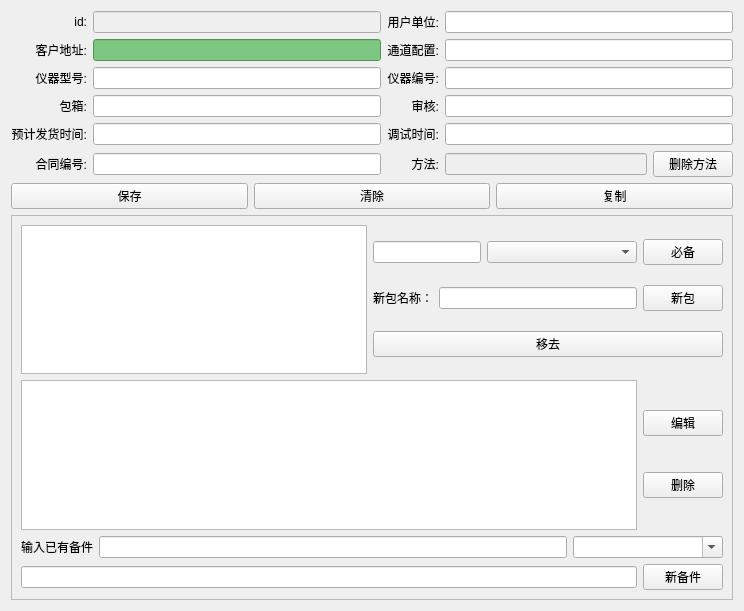
<?xml version="1.0" encoding="UTF-8"?>
<ui version="4.0">
 <class>Form</class>
 <widget class="QWidget" name="Form">
  <property name="geometry">
   <rect>
    <x>0</x>
    <y>0</y>
    <width>744</width>
    <height>611</height>
   </rect>
  </property>
  <property name="windowTitle">
   <string>仪器信息</string>
  </property>
  <layout class="QVBoxLayout" name="verticalLayout_5">
   <item>
    <layout class="QGridLayout" name="gridLayout">
     <item row="0" column="0">
      <widget class="QLabel" name="label">
       <property name="text">
        <string>id:</string>
       </property>
       <property name="alignment">
        <set>Qt::AlignRight|Qt::AlignTrailing|Qt::AlignVCenter</set>
       </property>
      </widget>
     </item>
     <item row="0" column="1">
      <widget class="QLineEdit" name="lineEdit_id">
       <property name="enabled">
        <bool>false</bool>
       </property>
      </widget>
     </item>
     <item row="0" column="2">
      <widget class="QLabel" name="label_10">
       <property name="text">
        <string>用户单位:</string>
       </property>
       <property name="alignment">
        <set>Qt::AlignRight|Qt::AlignTrailing|Qt::AlignVCenter</set>
       </property>
      </widget>
     </item>
     <item row="0" column="3">
      <widget class="QLineEdit" name="lineEdit_yonghu"/>
     </item>
     <item row="1" column="0">
      <widget class="QLabel" name="label_2">
       <property name="text">
        <string>客户地址:</string>
       </property>
       <property name="alignment">
        <set>Qt::AlignRight|Qt::AlignTrailing|Qt::AlignVCenter</set>
       </property>
      </widget>
     </item>
     <item row="1" column="1">
      <widget class="QLineEdit" name="lineEdit_addr">
       <property name="styleSheet">
        <string notr="true">background-color:  rgba(124, 200,128, 255)</string>
       </property>
      </widget>
     </item>
     <item row="1" column="2">
      <widget class="QLabel" name="label_11">
       <property name="text">
        <string>通道配置:</string>
       </property>
       <property name="alignment">
        <set>Qt::AlignRight|Qt::AlignTrailing|Qt::AlignVCenter</set>
       </property>
      </widget>
     </item>
     <item row="1" column="3">
      <widget class="QLineEdit" name="lineEdit_channels"/>
     </item>
     <item row="2" column="0">
      <widget class="QLabel" name="label_3">
       <property name="text">
        <string>仪器型号:</string>
       </property>
       <property name="alignment">
        <set>Qt::AlignRight|Qt::AlignTrailing|Qt::AlignVCenter</set>
       </property>
      </widget>
     </item>
     <item row="2" column="1">
      <widget class="QLineEdit" name="lineEdit_yiqixinghao"/>
     </item>
     <item row="2" column="2">
      <widget class="QLabel" name="label_9">
       <property name="text">
        <string>仪器编号:</string>
       </property>
       <property name="alignment">
        <set>Qt::AlignRight|Qt::AlignTrailing|Qt::AlignVCenter</set>
       </property>
      </widget>
     </item>
     <item row="2" column="3">
      <widget class="QLineEdit" name="lineEdit_yiqibh"/>
     </item>
     <item row="3" column="0">
      <widget class="QLabel" name="label_5">
       <property name="text">
        <string>包箱:</string>
       </property>
       <property name="alignment">
        <set>Qt::AlignRight|Qt::AlignTrailing|Qt::AlignVCenter</set>
       </property>
      </widget>
     </item>
     <item row="3" column="1">
      <widget class="QLineEdit" name="lineEdit_baoxiang"/>
     </item>
     <item row="3" column="2">
      <widget class="QLabel" name="label_8">
       <property name="text">
        <string>审核:</string>
       </property>
       <property name="alignment">
        <set>Qt::AlignRight|Qt::AlignTrailing|Qt::AlignVCenter</set>
       </property>
      </widget>
     </item>
     <item row="3" column="3">
      <widget class="QLineEdit" name="lineEdit_shenhe"/>
     </item>
     <item row="4" column="0">
      <widget class="QLabel" name="label_6">
       <property name="text">
        <string>预计发货时间:</string>
       </property>
       <property name="alignment">
        <set>Qt::AlignRight|Qt::AlignTrailing|Qt::AlignVCenter</set>
       </property>
      </widget>
     </item>
     <item row="4" column="1">
      <widget class="QLineEdit" name="lineEdit_yujifahuo_date"/>
     </item>
     <item row="4" column="2">
      <widget class="QLabel" name="label_7">
       <property name="text">
        <string>调试时间:</string>
       </property>
       <property name="alignment">
        <set>Qt::AlignRight|Qt::AlignTrailing|Qt::AlignVCenter</set>
       </property>
      </widget>
     </item>
     <item row="4" column="3">
      <widget class="QLineEdit" name="lineEdit_tiaoshi_date"/>
     </item>
     <item row="5" column="0">
      <widget class="QLabel" name="label_4">
       <property name="text">
        <string>合同编号:</string>
       </property>
       <property name="alignment">
        <set>Qt::AlignRight|Qt::AlignTrailing|Qt::AlignVCenter</set>
       </property>
      </widget>
     </item>
     <item row="5" column="1">
      <widget class="QLineEdit" name="lineEdit_hetongbh"/>
     </item>
     <item row="5" column="2">
      <widget class="QLabel" name="label_12">
       <property name="text">
        <string>方法:</string>
       </property>
       <property name="alignment">
        <set>Qt::AlignRight|Qt::AlignTrailing|Qt::AlignVCenter</set>
       </property>
      </widget>
     </item>
     <item row="5" column="3">
      <layout class="QHBoxLayout" name="horizontalLayout">
       <item>
        <widget class="QLineEdit" name="lineEdit_method">
         <property name="enabled">
          <bool>false</bool>
         </property>
         <property name="readOnly">
          <bool>true</bool>
         </property>
        </widget>
       </item>
       <item>
        <widget class="QPushButton" name="pushButton_deletemethod">
         <property name="text">
          <string>删除方法</string>
         </property>
        </widget>
       </item>
      </layout>
     </item>
    </layout>
   </item>
   <item>
    <layout class="QHBoxLayout" name="horizontalLayout_2">
     <item>
      <widget class="QPushButton" name="pushButton_save">
       <property name="text">
        <string>保存</string>
       </property>
      </widget>
     </item>
     <item>
      <widget class="QPushButton" name="pushButton_clear">
       <property name="text">
        <string>清除</string>
       </property>
      </widget>
     </item>
     <item>
      <widget class="QPushButton" name="pushButton_copy">
       <property name="text">
        <string>复制</string>
       </property>
      </widget>
     </item>
    </layout>
   </item>
   <item>
    <widget class="QFrame" name="frame">
     <property name="frameShape">
      <enum>QFrame::StyledPanel</enum>
     </property>
     <property name="frameShadow">
      <enum>QFrame::Raised</enum>
     </property>
     <layout class="QVBoxLayout" name="verticalLayout_4">
      <item>
       <layout class="QHBoxLayout" name="horizontalLayout_5">
        <item>
         <widget class="QTableWidget" name="tableWidget"/>
        </item>
        <item>
         <layout class="QVBoxLayout" name="verticalLayout">
          <item>
           <layout class="QHBoxLayout" name="horizontalLayout_3">
            <item>
             <widget class="QLineEdit" name="lineEdit_pack">
              <property name="focusPolicy">
               <enum>Qt::ClickFocus</enum>
              </property>
             </widget>
            </item>
            <item>
             <widget class="QComboBox" name="comboBox">
              <property name="minimumSize">
               <size>
                <width>150</width>
                <height>0</height>
               </size>
              </property>
              <property name="editable">
               <bool>false</bool>
              </property>
             </widget>
            </item>
            <item>
             <widget class="QPushButton" name="pushButton_bibei">
              <property name="text">
               <string>必备</string>
              </property>
             </widget>
            </item>
           </layout>
          </item>
          <item>
           <layout class="QHBoxLayout" name="horizontalLayout_4">
            <item>
             <widget class="QLabel" name="label_13">
              <property name="text">
               <string>新包名称：</string>
              </property>
             </widget>
            </item>
            <item>
             <widget class="QLineEdit" name="lineEdit_packname"/>
            </item>
            <item>
             <widget class="QPushButton" name="pushButton_newpack">
              <property name="text">
               <string>新包</string>
              </property>
             </widget>
            </item>
           </layout>
          </item>
          <item>
           <widget class="QPushButton" name="pushButton_deletepack">
            <property name="text">
             <string>移去</string>
            </property>
           </widget>
          </item>
         </layout>
        </item>
       </layout>
      </item>
      <item>
       <layout class="QVBoxLayout" name="verticalLayout_2">
        <item>
         <layout class="QHBoxLayout" name="horizontalLayout_6">
          <item>
           <widget class="QTableWidget" name="tableWidget_2"/>
          </item>
          <item>
           <layout class="QVBoxLayout" name="verticalLayout_3">
            <item>
             <widget class="QPushButton" name="pushButton_edititem">
              <property name="text">
               <string>编辑</string>
              </property>
             </widget>
            </item>
            <item>
             <widget class="QPushButton" name="pushButton_deleteitem">
              <property name="text">
               <string>删除</string>
              </property>
             </widget>
            </item>
           </layout>
          </item>
         </layout>
        </item>
        <item>
         <layout class="QHBoxLayout" name="horizontalLayout_7">
          <item>
           <widget class="QLabel" name="label_14">
            <property name="text">
             <string>输入已有备件</string>
            </property>
           </widget>
          </item>
          <item>
           <widget class="QLineEdit" name="lineEdit_item"/>
          </item>
          <item>
           <widget class="QComboBox" name="comboBox_2">
            <property name="minimumSize">
             <size>
              <width>150</width>
              <height>0</height>
             </size>
            </property>
            <property name="editable">
             <bool>true</bool>
            </property>
           </widget>
          </item>
         </layout>
        </item>
        <item>
         <layout class="QHBoxLayout" name="horizontalLayout_8">
          <item>
           <widget class="QLineEdit" name="lineEdit_itemname"/>
          </item>
          <item>
           <widget class="QPushButton" name="pushButton_2">
            <property name="text">
             <string>新备件</string>
            </property>
           </widget>
          </item>
         </layout>
        </item>
       </layout>
      </item>
     </layout>
    </widget>
   </item>
  </layout>
 </widget>
 <resources/>
 <connections>
  <connection>
   <sender>pushButton_save</sender>
   <signal>clicked()</signal>
   <receiver>Form</receiver>
   <slot>save()</slot>
   <hints>
    <hint type="sourcelabel">
     <x>133</x>
     <y>195</y>
    </hint>
    <hint type="destinationlabel">
     <x>323</x>
     <y>265</y>
    </hint>
   </hints>
  </connection>
  <connection>
   <sender>pushButton_clear</sender>
   <signal>clicked()</signal>
   <receiver>Form</receiver>
   <slot>clear()</slot>
   <hints>
    <hint type="sourcelabel">
     <x>263</x>
     <y>185</y>
    </hint>
    <hint type="destinationlabel">
     <x>403</x>
     <y>171</y>
    </hint>
   </hints>
  </connection>
  <connection>
   <sender>pushButton_copy</sender>
   <signal>clicked()</signal>
   <receiver>Form</receiver>
   <slot>copy()</slot>
   <hints>
    <hint type="sourcelabel">
     <x>512</x>
     <y>185</y>
    </hint>
    <hint type="destinationlabel">
     <x>403</x>
     <y>100</y>
    </hint>
   </hints>
  </connection>
  <connection>
   <sender>pushButton_bibei</sender>
   <signal>clicked()</signal>
   <receiver>Form</receiver>
   <slot>bibei()</slot>
   <hints>
    <hint type="sourcelabel">
     <x>656</x>
     <y>249</y>
    </hint>
    <hint type="destinationlabel">
     <x>403</x>
     <y>402</y>
    </hint>
   </hints>
  </connection>
  <connection>
   <sender>pushButton_newpack</sender>
   <signal>clicked()</signal>
   <receiver>Form</receiver>
   <slot>newpack()</slot>
   <hints>
    <hint type="sourcelabel">
     <x>656</x>
     <y>298</y>
    </hint>
    <hint type="destinationlabel">
     <x>403</x>
     <y>447</y>
    </hint>
   </hints>
  </connection>
  <connection>
   <sender>tableWidget</sender>
   <signal>itemSelectionChanged()</signal>
   <receiver>Form</receiver>
   <slot>itemselect()</slot>
   <hints>
    <hint type="sourcelabel">
     <x>97</x>
     <y>318</y>
    </hint>
    <hint type="destinationlabel">
     <x>5</x>
     <y>306</y>
    </hint>
   </hints>
  </connection>
  <connection>
   <sender>pushButton_edititem</sender>
   <signal>clicked()</signal>
   <receiver>Form</receiver>
   <slot>editpackitem()</slot>
   <hints>
    <hint type="sourcelabel">
     <x>652</x>
     <y>411</y>
    </hint>
    <hint type="destinationlabel">
     <x>403</x>
     <y>442</y>
    </hint>
   </hints>
  </connection>
  <connection>
   <sender>pushButton_deleteitem</sender>
   <signal>clicked()</signal>
   <receiver>Form</receiver>
   <slot>deletepackitem()</slot>
   <hints>
    <hint type="sourcelabel">
     <x>651</x>
     <y>473</y>
    </hint>
    <hint type="destinationlabel">
     <x>403</x>
     <y>501</y>
    </hint>
   </hints>
  </connection>
  <connection>
   <sender>pushButton_2</sender>
   <signal>clicked()</signal>
   <receiver>Form</receiver>
   <slot>newpackitem()</slot>
   <hints>
    <hint type="sourcelabel">
     <x>663</x>
     <y>567</y>
    </hint>
    <hint type="destinationlabel">
     <x>403</x>
     <y>512</y>
    </hint>
   </hints>
  </connection>
  <connection>
   <sender>pushButton_deletepack</sender>
   <signal>clicked()</signal>
   <receiver>Form</receiver>
   <slot>deletepack()</slot>
   <hints>
    <hint type="sourcelabel">
     <x>542</x>
     <y>346</y>
    </hint>
    <hint type="destinationlabel">
     <x>403</x>
     <y>325</y>
    </hint>
   </hints>
  </connection>
  <connection>
   <sender>comboBox_2</sender>
   <signal>activated(int)</signal>
   <receiver>Form</receiver>
   <slot>selectitem()</slot>
   <hints>
    <hint type="sourcelabel">
     <x>708</x>
     <y>551</y>
    </hint>
    <hint type="destinationlabel">
     <x>739</x>
     <y>534</y>
    </hint>
   </hints>
  </connection>
  <connection>
   <sender>lineEdit_addr</sender>
   <signal>textChanged(QString)</signal>
   <receiver>Form</receiver>
   <slot>textchange()</slot>
   <hints>
    <hint type="sourcelabel">
     <x>353</x>
     <y>47</y>
    </hint>
    <hint type="destinationlabel">
     <x>741</x>
     <y>87</y>
    </hint>
   </hints>
  </connection>
  <connection>
   <sender>lineEdit_yiqixinghao</sender>
   <signal>textChanged(QString)</signal>
   <receiver>Form</receiver>
   <slot>textchange()</slot>
   <hints>
    <hint type="sourcelabel">
     <x>303</x>
     <y>74</y>
    </hint>
    <hint type="destinationlabel">
     <x>745</x>
     <y>113</y>
    </hint>
   </hints>
  </connection>
  <connection>
   <sender>lineEdit_baoxiang</sender>
   <signal>textChanged(QString)</signal>
   <receiver>Form</receiver>
   <slot>textchange()</slot>
   <hints>
    <hint type="sourcelabel">
     <x>185</x>
     <y>106</y>
    </hint>
    <hint type="destinationlabel">
     <x>743</x>
     <y>145</y>
    </hint>
   </hints>
  </connection>
  <connection>
   <sender>lineEdit_yujifahuo_date</sender>
   <signal>textChanged(QString)</signal>
   <receiver>Form</receiver>
   <slot>textchange()</slot>
   <hints>
    <hint type="sourcelabel">
     <x>134</x>
     <y>130</y>
    </hint>
    <hint type="destinationlabel">
     <x>743</x>
     <y>176</y>
    </hint>
   </hints>
  </connection>
  <connection>
   <sender>lineEdit_hetongbh</sender>
   <signal>textChanged(QString)</signal>
   <receiver>Form</receiver>
   <slot>textchange()</slot>
   <hints>
    <hint type="sourcelabel">
     <x>176</x>
     <y>154</y>
    </hint>
    <hint type="destinationlabel">
     <x>740</x>
     <y>68</y>
    </hint>
   </hints>
  </connection>
  <connection>
   <sender>lineEdit_yonghu</sender>
   <signal>textChanged(QString)</signal>
   <receiver>Form</receiver>
   <slot>textchange()</slot>
   <hints>
    <hint type="sourcelabel">
     <x>703</x>
     <y>25</y>
    </hint>
    <hint type="destinationlabel">
     <x>741</x>
     <y>27</y>
    </hint>
   </hints>
  </connection>
  <connection>
   <sender>lineEdit_channels</sender>
   <signal>textChanged(QString)</signal>
   <receiver>Form</receiver>
   <slot>textchange()</slot>
   <hints>
    <hint type="sourcelabel">
     <x>672</x>
     <y>45</y>
    </hint>
    <hint type="destinationlabel">
     <x>738</x>
     <y>16</y>
    </hint>
   </hints>
  </connection>
  <connection>
   <sender>lineEdit_yiqibh</sender>
   <signal>textChanged(QString)</signal>
   <receiver>Form</receiver>
   <slot>textchange()</slot>
   <hints>
    <hint type="sourcelabel">
     <x>567</x>
     <y>76</y>
    </hint>
    <hint type="destinationlabel">
     <x>737</x>
     <y>58</y>
    </hint>
   </hints>
  </connection>
  <connection>
   <sender>lineEdit_shenhe</sender>
   <signal>textChanged(QString)</signal>
   <receiver>Form</receiver>
   <slot>textchange()</slot>
   <hints>
    <hint type="sourcelabel">
     <x>715</x>
     <y>102</y>
    </hint>
    <hint type="destinationlabel">
     <x>745</x>
     <y>223</y>
    </hint>
   </hints>
  </connection>
  <connection>
   <sender>lineEdit_tiaoshi_date</sender>
   <signal>textChanged(QString)</signal>
   <receiver>Form</receiver>
   <slot>textchange()</slot>
   <hints>
    <hint type="sourcelabel">
     <x>581</x>
     <y>124</y>
    </hint>
    <hint type="destinationlabel">
     <x>741</x>
     <y>140</y>
    </hint>
   </hints>
  </connection>
  <connection>
   <sender>comboBox</sender>
   <signal>activated(int)</signal>
   <receiver>Form</receiver>
   <slot>selectpack()</slot>
   <hints>
    <hint type="sourcelabel">
     <x>521</x>
     <y>245</y>
    </hint>
    <hint type="destinationlabel">
     <x>741</x>
     <y>258</y>
    </hint>
   </hints>
  </connection>
  <connection>
   <sender>lineEdit_item</sender>
   <signal>textChanged(QString)</signal>
   <receiver>Form</receiver>
   <slot>iteminput()</slot>
   <hints>
    <hint type="sourcelabel">
     <x>529</x>
     <y>545</y>
    </hint>
    <hint type="destinationlabel">
     <x>740</x>
     <y>482</y>
    </hint>
   </hints>
  </connection>
 </connections>
 <slots>
  <slot>save()</slot>
  <slot>add()</slot>
  <slot>method()</slot>
  <slot>clear()</slot>
  <slot>copy()</slot>
  <slot>bibei()</slot>
  <slot>newpack()</slot>
  <slot>editpack()</slot>
  <slot>deletepack()</slot>
  <slot>itemselect()</slot>
  <slot>deletepackitem()</slot>
  <slot>editpackitem()</slot>
  <slot>newpackitem()</slot>
  <slot>iteminput()</slot>
  <slot>packinput()</slot>
  <slot>selectpack()</slot>
  <slot>selectpack2()</slot>
  <slot>selectitem()</slot>
  <slot>textchange()</slot>
 </slots>
</ui>
